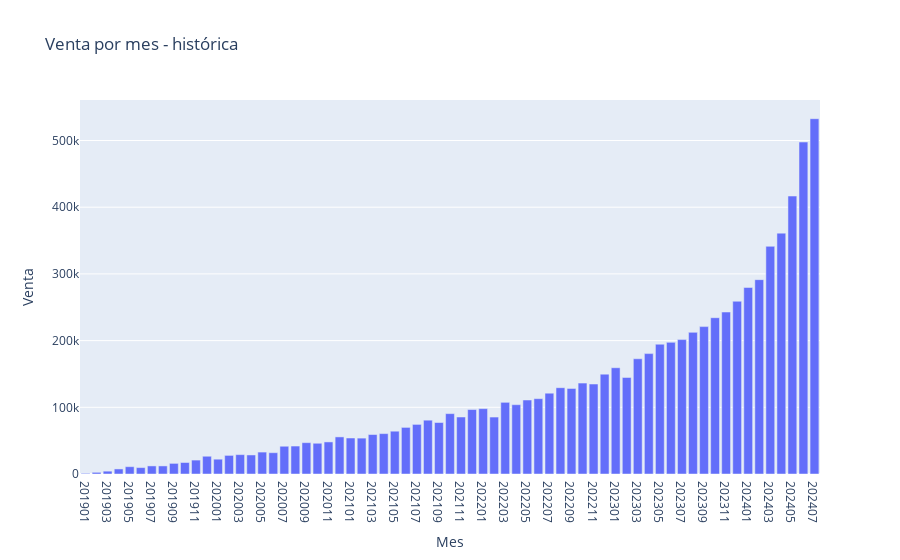

The notebook cell this image was saved under:
### Markdown cell above
Vemos la venta por mes histórica

### Code cell
df_graf = pd.DataFrame(df_order_items_neta.groupby('created_at_monthnum')['sale_price'].sum().reset_index().sort_values(by='created_at_monthnum'))

px.bar(df_graf,
    x = 'created_at_monthnum',
    y = 'sale_price',
    title = 'Venta por mes - histórica',
    labels = {'sale_price':'Venta', 'created_at_monthnum': 'Mes'},
    #barmode = 'group' # Generar diagramas de barras lado a lado, sin apilar las categorías de color.
)

### Figure 1 — Plotly figure (JSON) as saved in the notebook; plotly's stock layout.template omitted (floating-point values rounded to 4 significant figures)
{"data": [{"alignmentgroup": "True", "hovertemplate": "Mes=%{x}<br>Venta=%{y}<extra></extra>", "legendgroup": "", "marker": {"color": "#636efa", "pattern": {"shape": ""}}, "name": "", "offsetgroup": "", "orientation": "v", "showlegend": false, "textposition": "auto", "type": "bar", "x": ["201901", "201902", "201903", "201904", "201905", "201906", "201907", "201908", "201909", "201910", "201911", "201912", "202001", "202002", "202003", "202004", "202005", "202006", "202007", "202008", "202009", "202010", "202011", "202012", "202101", "202102", "202103", "202104", "202105", "202106", "202107", "202108", "202109", "202110", "202111", "202112", "202201", "202202", "202203", "202204", "202205", "202206", "202207", "202208", "202209", "202210", "202211", "202212", "202301", "202302", "202303", "202304", "202305", "202306", "202307", "202308", "202309", "202310", "202311", "202312", "202401", "202402", "202403", "202404", "202405", "202406", "202407"], "xaxis": "x", "y": [969.1, 2508.0, 4261.0, 7567.0, 10970.0, 9604.0, 12110.0, 12120.0, 15910.0, 17240.0, 20870.0, 26630.0, 22200.0, 27890.0, 29040.0, 28550.0, 32860.0, 31930.0, 41630.0, 41920.0, 46990.0, 46090.0, 48080.0, 55620.0, 53950.0, 53800.0, 59180.0, 60550.0, 64160.0, 69870.0, 74360.0, 80690.0, 77170.0, 90510.0, 85460.0, 96630.0, 97980.0, 85380.0, 107500.0, 103900.0, 111000.0, 113000.0, 121100.0, 129400.0, 128300.0, 136300.0, 134900.0, 149700.0, 159300.0, 144700.0, 172800.0, 180500.0, 194600.0, 197400.0, 201500.0, 212300.0, 221000.0, 234300.0, 242800.0, 259000.0, 279700.0, 291400.0, 341300.0, 361100.0, 416700.0, 497700.0, 532700.0], "yaxis": "y"}], "layout": {"autosize": true, "barmode": "relative", "legend": {"tracegroupgap": 0}, "title": {"text": "Venta por mes - histórica"}, "xaxis": {"anchor": "y", "autorange": true, "domain": [0, 1], "range": [-0.5, 66.5], "title": {"text": "Mes"}, "type": "category"}, "yaxis": {"anchor": "x", "autorange": true, "domain": [0, 1], "range": [0, 560700.0], "title": {"text": "Venta"}, "type": "linear"}}}
